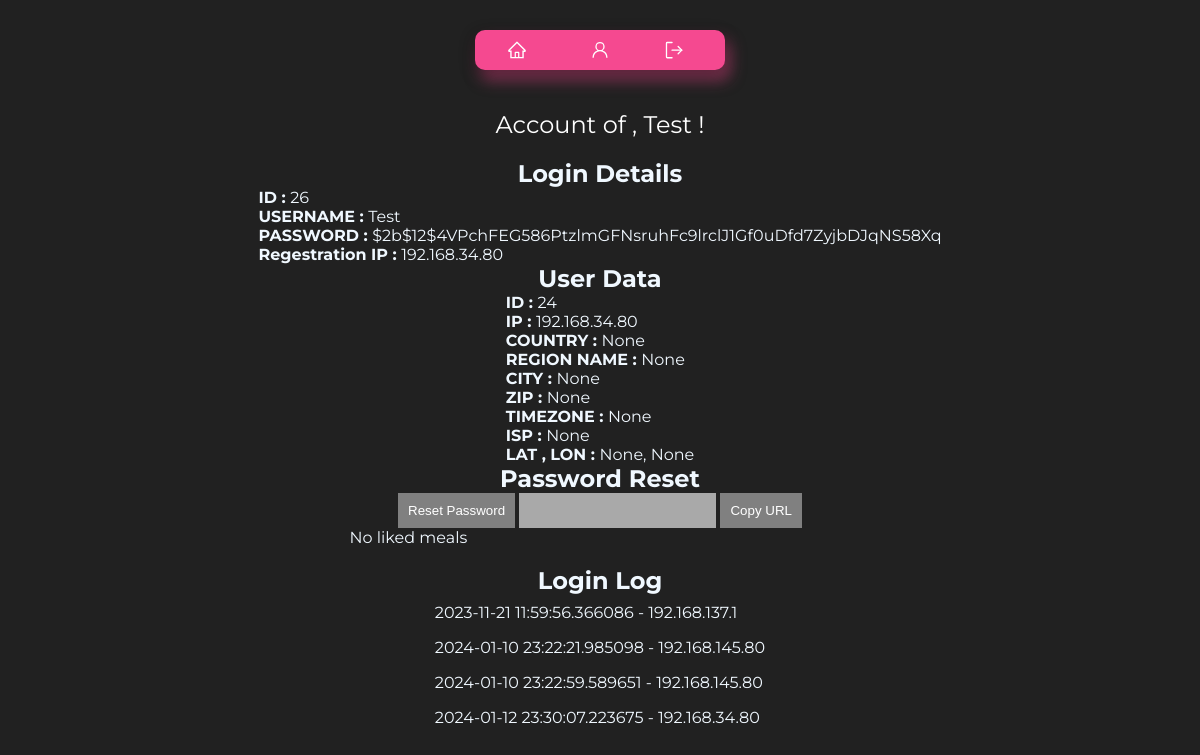
Page /Test (signed in) on the committed database.
### tables this page shows
CREATE TABLE users (
        id INTEGER PRIMARY KEY,
        username TEXT UNIQUE,
        password TEXT,
        ip TEXT
    );

CREATE TABLE userData (
        id INTEGER PRIMARY KEY,
        username TEXT,
        ip TEXT,
        country TEXT,
        regionname TEXT,
        city TEXT,
        zip TEXT, 
        lat TEXT,
        lon TEXT,
        timezone TEXT,
        isp TEXT
    );

CREATE TABLE loginLog (
        id INTEGER PRIMARY KEY,
        username TEXT,
        ip TEXT,
        timestamp TIMESTAMP DEFAULT CURRENT_TIMESTAMP
    );

### main.py (the view)
@app.route('/<string:username>', methods=['GET'])
def user(username):
    nonce = secrets.token_hex(8)
    if 'username' in session:
        logged_in_username = session['username']
        if logged_in_username == 'admin':
            csp_header['script-src'] = f"'self' 'nonce-{nonce}'"
            username = sanitize_input(username)
            liked_meals = get_liked_Meals_db(username)
            user_data = get_user_data(username)
            user_login_info = get_user(username)
            login_log = get_login_log(username)
            meal = [meal[2] for meal in liked_meals]
            return render_template('admin/user_details.html',
                       username=username,
                       loginDetails=user_login_info,
                       liked_meal_ids=meal,  # Pass the likedMeals data
                       loginLog=login_log,
                       userData=user_data,
                       nonce=nonce)
        return redirect(url_for('account'))  # HTTP 403 Forbidden for non-admin users
    else:
        return redirect(url_for('login'))

### main.py (called while the page is built)
@app.after_request
def set_csp_header(response):
    csp_value = '; '.join([f"{key} {value}" for key, value in csp_header.items()])
    response.headers['Content-Security-Policy'] = csp_value
    return response

@app.after_request
def add_security_headers(response):
    response.headers['X-Frame-Options'] = 'SAMEORIGIN'
    return response

@app.after_request
def add_hsts_header(response):
    response.headers['Strict-Transport-Security'] = 'max-age=31536000; includeSubDomains; preload'
    return response

@app.after_request
def add_content_type_header(response):
    response.headers['X-Content-Type-Options'] = 'nosniff'
    return response

### scripts/check_input.py (called while the page is built)
def sanitize_input(input_string):
    sanitized_input = input_string.strip()
    sanitized_input = re.sub(r'[(;\'"\\)]', '', sanitized_input)
    return sanitized_input

### scripts/db.py (called while the page is built)
def connect():
    conn = sqlite3.connect('database/testdb.db')
    cursor = conn.cursor()
    return conn, cursor

def get_user(username):
    conn, cursor = connect()
    cursor.execute('SELECT * FROM users WHERE username = ?', (username,))
    user_data = cursor.fetchone()
    conn.close()
    if user_data:
        user_dict = {
            'id': user_data[0],
            'username': user_data[1],
            'password': user_data[2],
            'ip': user_data[3]
        }
        return user_dict
    else:
        return None

def get_liked_Meals_db(username):
    conn, cursor = connect()
    cursor.execute('SELECT * FROM likedMeals WHERE username = ?', (username,))
    user_liked_meals = cursor.fetchall()
    conn.commit()
    conn.close()
    return user_liked_meals

def get_user_data(username):
    conn, cursor = connect()
    cursor.execute('''
        SELECT * FROM userData
        WHERE username = ?
        AND id = (SELECT MAX(id) FROM userData WHERE username = ?)
    ''', (username, username))
    user_data = cursor.fetchone()
    conn.close()
    if user_data:
        user_data_dict = {
            'id': user_data[0],
            'username': user_data[1],
            'ip': user_data[2],
            'country': user_data[3],
            'regionname': user_data[4],
            'city': user_data[5],
            'zip': user_data[6],
            'lat': user_data[7],
            'lon': user_data[8],
            'timezone': user_data[9],
            'isp': user_data[10]
        }
        return user_data_dict
    else:
        return None

### templates/admin/user_details.html (shortened to what this page needs)
<!DOCTYPE html>
<html lang="en">
<head>
  <link rel="stylesheet" type="text/css" href="{{ url_for('static', filename='css/account.css') }}">
  <link rel="stylesheet" type="text/css" href="{{ url_for('static', filename='css/template.css') }}" />
  <link rel="stylesheet" type="text/css" href="{{ url_for('static', filename='css/header.css') }}" />
</head>
<body>
  <header>
    <div class="button-container">
      <a class="button" href="/">
      </a>
      <a class="button" href="/admin/dashboard">
      </a>
      <a class="button" href="/logout">
      </a>
    </div>
  </header>
  <div class="user-data">
    <span>Account of , {{ username }} !</span>
  </div>
  <h2>Login Details</h2>
  <div>
    <p><b>ID : </b>{{ loginDetails.id }} <br></p>
    <p><b>USERNAME : </b>{{ loginDetails.username }} <br></p>
    <p><b>PASSWORD : </b>{{ loginDetails.password }} <br></p>
    <p><b>Regestration IP : </b>{{ loginDetails.ip }} <br></p>
  </div>
  <h2>User Data</h2>
  <div>
    <p><b>ID : </b>{{ userData.id }}<br></p>
    <p><b>IP : </b>{{ userData.ip }}<br></p>
    <p><b>COUNTRY : </b>{{ userData.country }}<br></p>
    <p><b>REGION NAME : </b>{{ userData.regionname }}<br></p>
    <p><b>CITY : </b>{{ userData.city }}<br></p>
    <p><b>ZIP : </b>{{ userData.zip }}<br></p>
    <p><b>TIMEZONE : </b>{{ userData.timezone }}<br></p>
    <p><b>ISP : </b>{{ userData.isp }}<br></p>
    <p><b>LAT , LON : </b> {{ userData.lat }}, {{ userData.lon }}<br></p>
  </div>
  <h2>Password Reset</h2>
  <div>
    <button id="resetButton" nonce="{{ nonce }}"
      style="background: gray; border: none; outline: none; padding: 10px; cursor: pointer; color: white;">Reset
      Password</button>
    <input type="text" id="resetUrlField" value="" readonly
      style="background: darkgray; border: none; outline: none; padding: 10px; color: white;">
    <button id="copyUrlButton" nonce="{{ nonce }}"
      style="background: gray; border: none; outline: none; padding: 10px; cursor: pointer; color: white;">Copy
      URL</button>
  </div>
  <section>
    <div class="recipies">
      <section class="categories grid" id="categories"></section>
    </div>
  </section>
  <br>
  <h2>Login Log</h2>
  <ul>
    {% for log in loginLog %}
    <ul style="padding: 8px;">{{ log.timestamp }} - {{ log.ip }}</ul>
    {% endfor %}
  </ul>
</body>
</html>

### static/css/account.css (style rules this page uses)
header { display: flex; justify-content: space-evenly; flex-direction: row; }
.user-data { padding: 20px; display: flex; justify-content: center; align-items: center; }
.user-data span { font-size: 24px; }
.grid { display: grid; }
.categories { place-items: center; grid-template-columns: 1fr 1fr 1fr 1fr; gap: 10px; }
h1, span { color: white; }

### static/css/template.css (style rules this page uses)
* { padding: 0; margin: 0; box-sizing: border-box; }
body { padding: 10px; display: flex; flex-direction: column; justify-content: center; align-items: center; background-color: #212121; color: aliceblue; font-family: Montserrat, serif; }

### static/css/header.css (style rules this page uses)
header { padding: 20px; display: flex; justify-content: center; align-items: center; }
.button-container { display: flex; background-color: rgba(245, 73, 144); width: 250px; height: 40px; align-items: center; justify-content: space-around; border-radius: 10px; box-shadow: rgba(0, 0, 0, 0.35) 0px 5px 15px, rgba(245, 73, 144, 0.5) 5px 10px 15px; }
.button { outline: 0 !important; border: 0 !important; width: 40px; height: 40px; border-radius: 50%; background-color: transparent; display: flex; align-items: center; justify-content: center; color: #fff; transition: all ease-in-out 0.3s; cursor: pointer; }
.icon { font-size: 20px; }

### rows in the picture
users: id "26", username "Test", password "$2b$12$4VPchFEG586PtzlmGFNsruhFc9lrclJ1Gf0uDfd7ZyjbDJqNS58Xq", ip "192.168.34.80"
userData: id "24", ip "192.168.34.80"
loginLog: timestamp "2023-11-21 11:59:56.366086", ip "192.168.137.1"
loginLog: timestamp "2024-01-10 23:22:21.985098", ip "192.168.145.80"
loginLog: timestamp "2024-01-10 23:22:59.589651", ip "192.168.145.80"
loginLog: timestamp "2024-01-12 23:30:07.223675", ip "192.168.34.80"

### other values in the picture
{{ username }} "Test"
{{ userData.country }} "None"
{{ userData.regionname }} "None"
{{ userData.city }} "None"
{{ userData.zip }} "None"
{{ userData.timezone }} "None"
{{ userData.isp }} "None"
{{ userData.lat }} "None"
{{ userData.lon }} "None"
